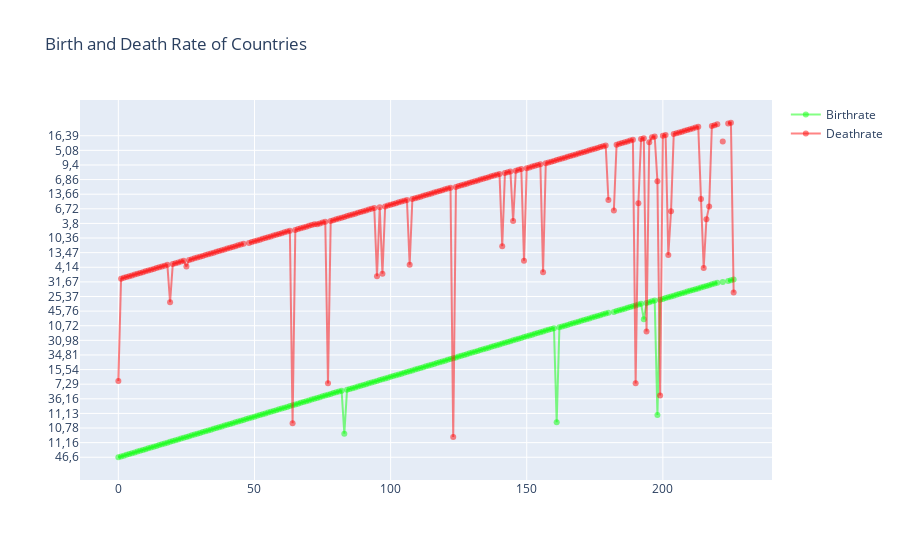

Write notebook code for a chart like this one.
### Code cell
birthrate = go.Scatter(
    x = dt_c.index,
    y = dt_c.Birthrate,
    mode = 'lines+markers',
    name = 'Birthrate',
    marker = dict(color = 'rgba(10, 255, 10, 0.5)'),
    text = dt_c.Country)

deathrate = go.Scatter(
    x = dt_c.index,
    y = dt_c.Deathrate,
    mode = 'lines+markers',
    name = 'Deathrate',
    marker = dict(color = 'rgba(255, 10, 10, 0.5)'),
    text = dt_c.Country)

layout = dict(title = 'Birth and Death Rate of Countries',
             xaxis= dict(zeroline= False)
             )

data = [birthrate, deathrate]
fig = dict(data = data, layout = layout)

iplot(fig)

### Figure 1 — Plotly figure (JSON) as saved in the notebook; plotly's stock layout.template omitted (floating-point values rounded to 4 significant figures; data arrays with more than 128 entries replaced by an {"elided": "..."} marker saying what was removed)
{"data": [{"marker": {"color": "rgba(10, 255, 10, 0.5)"}, "mode": "lines+markers", "name": "Birthrate", "text": {"elided": "227 str values"}, "type": "scatter", "x": {"elided": "227 int values"}, "y": {"elided": "227 str values"}}, {"marker": {"color": "rgba(255, 10, 10, 0.5)"}, "mode": "lines+markers", "name": "Deathrate", "text": {"elided": "227 str values"}, "type": "scatter", "x": {"elided": "227 int values"}, "y": {"elided": "227 str values"}}], "layout": {"title": {"text": "Birth and Death Rate of Countries"}, "xaxis": {"zeroline": false}}}
